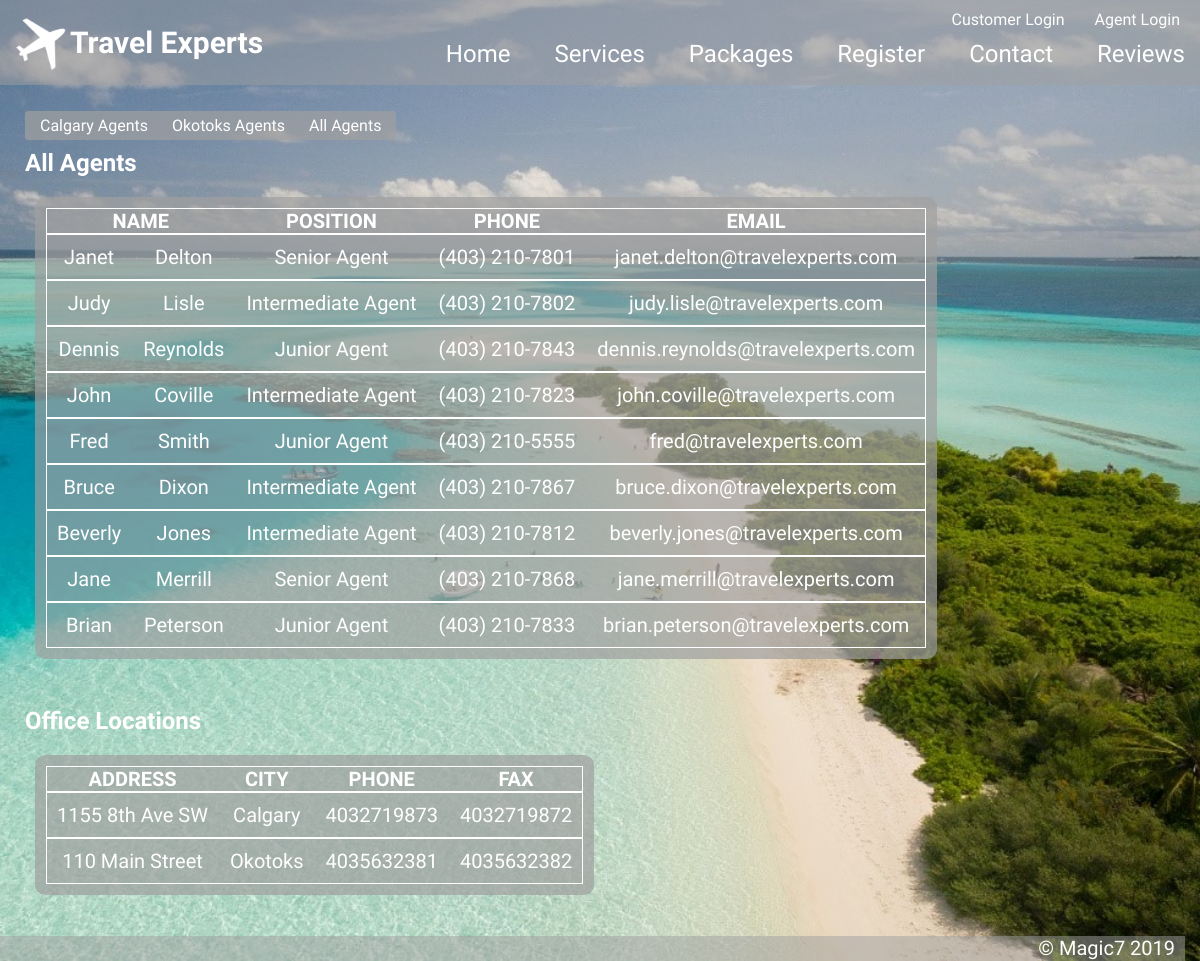
The page /agencyall.php on the database its author committed.
### tables this page shows
CREATE TABLE `agents` (
  `AgentId` int(11) NOT NULL,
  `AgtFirstName` varchar(20) DEFAULT NULL,
  `AgtMiddleInitial` varchar(5) DEFAULT NULL,
  `AgtLastName` varchar(20) DEFAULT NULL,
  `AgtBusPhone` varchar(20) DEFAULT NULL,
  `AgtEmail` varchar(50) DEFAULT NULL,
  `AgtPosition` varchar(20) DEFAULT NULL,
  `AgencyId` int(11) DEFAULT NULL,
  `UserID` varchar(20) NOT NULL,
  `UserPwd` varchar(60) NOT NULL
);

CREATE TABLE `agencies` (
  `AgencyId` int(11) NOT NULL,
  `AgncyAddress` varchar(50) DEFAULT NULL,
  `AgncyCity` varchar(50) DEFAULT NULL,
  `AgncyProv` varchar(50) DEFAULT NULL,
  `AgncyPostal` varchar(50) DEFAULT NULL,
  `AgncyCountry` varchar(50) DEFAULT NULL,
  `AgncyPhone` varchar(50) DEFAULT NULL,
  `AgncyFax` varchar(50) DEFAULT NULL
);

### alexFunctions.php (the view, shortened to what this page needs)
<!DOCTYPE html>
<html>
<body>
<?php
function  printAgencyInfo($agencyChoice){
		 $xac = $agencyChoice;
$dbh = @mysqli_connect("localhost","root","") or @die("can't connect");
   mysqli_select_db($dbh, "travelexperts");
 	if  ($xac ==1) {
   $result = mysqli_query($dbh, "SELECT AgncyAddress, AgncyCity, AgncyPhone, AgncyFax FROM agencies WHERE AgencyId=1");
	} else if ($xac ==2){
		$result = mysqli_query($dbh, "SELECT AgncyAddress, AgncyCity, AgncyPhone, AgncyFax FROM agencies WHERE AgencyId=2");
	}else if ($xac ==3){
		$result = mysqli_query($dbh, "SELECT AgncyAddress, AgncyCity, AgncyPhone, AgncyFax FROM agencies");
	}
   ?>
   <table>
   <th>Address</th><th>City</th><th>Phone</th><th>Fax</th>
   <?php
   while ($row = mysqli_fetch_row($result))
   {
      print("<tr>");
	  foreach ($row as $col)
	  {
	     print("<td>$col</td>");
	  }
	  print("</tr>");
   }
   print("</table>");
}
function  printAgentsFromAgency($choice){
$AgencyChoice = $choice;
$dbh = @mysqli_connect("localhost","root","") or @die("can't connect");
   mysqli_select_db($dbh, "travelexperts");
   if ($AgencyChoice == 1){
   $result = mysqli_query($dbh, "SELECT AgtFirstName, AgtLastName, AgtPosition, AgtBusPhone, AgtEmail FROM agents WHERE AgencyId=1 ");
   } else if ($AgencyChoice == 2){
	  $result = mysqli_query($dbh, "SELECT AgtFirstName, AgtLastName, AgtPosition, AgtBusPhone, AgtEmail FROM agents WHERE AgencyId=2 ");
   } else if ($AgencyChoice == 3){
	  $result = mysqli_query($dbh, "SELECT AgtFirstName, AgtLastName, AgtPosition, AgtBusPhone, AgtEmail FROM agents");
   }
   ?>
   <table>
   <th colspan="2">Name</th><th>Position</th><th>Phone</th><th>Email</th>
   <?php
   while ($row = mysqli_fetch_row($result))
   {
	  print("<tr>");
	  foreach ($row as $col)
	  {
		print("<td><a href=mailto:'$col'>$col</a></td>");
	  }
	  print("</tr>");
   }
   print("</table>");
}
?>
</body>
</html>

### style.css (style rules this page uses)
* { margin: 0; padding: 0; font-family: 'Arsenal', sans-serif; }
body { width: 100vw; overflow-x: hidden; background: url('images/beach.jpg'); background-attachment: fixed; background-position: top right; background-size: cover; }
a, a:visited { cursor:pointer; text-decoration: none; color: white; }
#agency table { background: rgba(160, 160, 160, 0.7); border-radius: 10px; align-content: center; font-size: 20px; color: white; margin: 10px; padding: 10px; }
#agency th { text-transform: uppercase; outline: none; }
#agency tr { outline: thin solid; }
#agency td { padding: 10px; }

### rows shown on the page
agents: AgtFirstName "Janet", AgtLastName "Delton", AgtPosition "Senior Agent", AgtBusPhone "(403) 210-7801", AgtEmail "janet.delton@travelexperts.com"
agents: AgtFirstName "Judy", AgtLastName "Lisle", AgtPosition "Intermediate Agent", AgtBusPhone "(403) 210-7802", AgtEmail "judy.lisle@travelexperts.com"
agents: AgtFirstName "Dennis", AgtLastName "Reynolds", AgtPosition "Junior Agent", AgtBusPhone "(403) 210-7843", AgtEmail "dennis.reynolds@travelexperts.com"
agents: AgtFirstName "John", AgtLastName "Coville", AgtPosition "Intermediate Agent", AgtBusPhone "(403) 210-7823", AgtEmail "john.coville@travelexperts.com"
agents: AgtFirstName "Fred", AgtLastName "Smith", AgtPosition "Junior Agent", AgtBusPhone "(403) 210-5555", AgtEmail "fred@travelexperts.com"
agents: AgtFirstName "Bruce", AgtLastName "Dixon", AgtPosition "Intermediate Agent", AgtBusPhone "(403) 210-7867", AgtEmail "bruce.dixon@travelexperts.com"
agents: AgtFirstName "Beverly", AgtLastName "Jones", AgtPosition "Intermediate Agent", AgtBusPhone "(403) 210-7812", AgtEmail "beverly.jones@travelexperts.com"
agents: AgtFirstName "Jane", AgtLastName "Merrill", AgtPosition "Senior Agent", AgtBusPhone "(403) 210-7868", AgtEmail "jane.merrill@travelexperts.com"
agents: AgtFirstName "Brian", AgtLastName "Peterson", AgtPosition "Junior Agent", AgtBusPhone "(403) 210-7833", AgtEmail "brian.peterson@travelexperts.com"
agencies: AgncyAddress "1155 8th Ave SW", AgncyCity "Calgary", AgncyPhone "4032719873", AgncyFax "4032719872"
agencies: AgncyAddress "110 Main Street", AgncyCity "Okotoks", AgncyPhone "4035632381", AgncyFax "4035632382"
